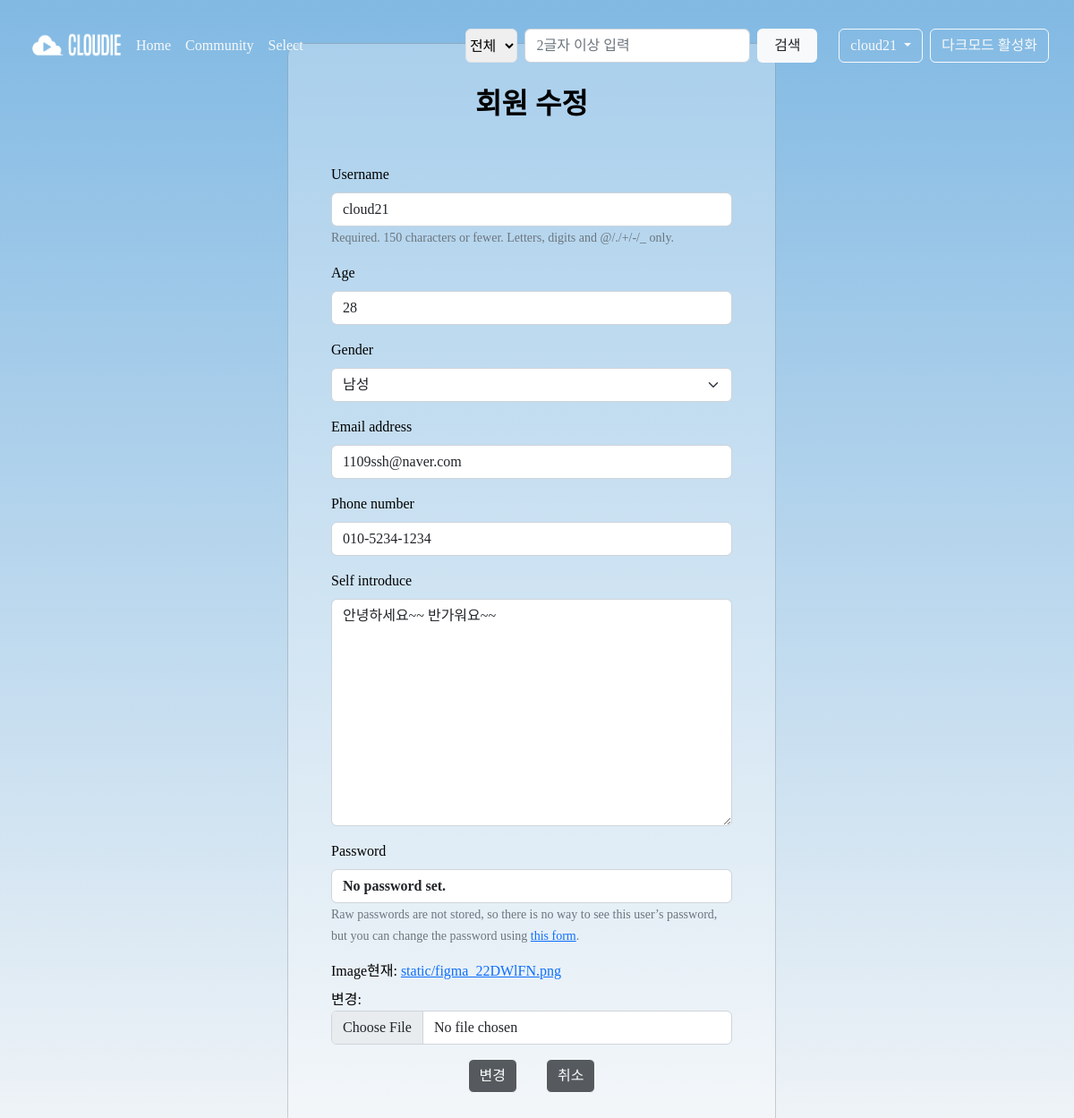
Page /accounts/update/ (signed in) on the committed database.
### accounts/models.py (models this page shows, shortened)
class User(AbstractUser):
    class GenderChoices(models.TextChoices):
        MALE = '남성', '남성'
        FEMALE = '여성', '여성'
    followings = models.ManyToManyField('self', symmetrical=False, related_name='followers')
    lovings = models.ManyToManyField('self', symmetrical=False, related_name='lovers')
    favorite = models.IntegerField(null=True)
    age = models.IntegerField(null=True)
    gender = models.CharField(choices=GenderChoices.choices, max_length=2, blank=True)
    phone_number = models.CharField(validators=[RegexValidator(r'010-?[1-9]\d{3}-?\d{4}$')], max_length=13, blank=True)
    self_introduce = models.TextField(null=True)

class Profile(models.Model):
    user = models.OneToOneField(User, on_delete=models.CASCADE)
    image = models.ImageField(default='default_profile.png', upload_to='static')

### accounts/views.py (the view)
# urls.py: path('update/', views.update, name='update'),
@login_required
@require_http_methods(['GET', 'POST'])
def update(request):
    if request.method == "POST":
        form = CustomUserChangeForm(request.POST, instance=request.user)
        p_form = ProfileUpdateForm(request.POST, request.FILES, instance=request.user.profile)
        if form.is_valid():
            form.save()
            p_form.save()
            return redirect('accounts:profile', request.user.username)
    else:
        form = CustomUserChangeForm(instance=request.user)
        p_form = ProfileUpdateForm(instance=request.user.profile)
    context = {
        'form': form,
        'p_form': p_form,
    }
    return render(request, 'accounts/update.html', context)

### accounts/forms.py
class CustomUserChangeForm(UserChangeForm):
    class Meta(UserChangeForm.Meta):
        model = get_user_model()
        fields = ('username', 'age', 'gender', 'email', 'phone_number', 'self_introduce',)

class ProfileUpdateForm(forms.ModelForm):
    class Meta:
        model = Profile
        fields = ['image']

### accounts/templates/accounts/update.html (shortened to what this page needs)
{% extends 'base.html' %}
{% load bootstrap5 %}
{% block content %}
  <div class="mask ">
    <div class="container">
      <div class="row d-flex justify-content-center align-items-center h-100">
        <div class="col-12 col-md-9 col-lg-7 col-xl-6">
          <div class="card" style="border-radius: 15px;">
            <div class="card-body p-5">
              <h2 class="fw-bold text-uppercase text-center mb-5">회원 수정</h2>
              <form action="{% url 'accounts:update' %}" method="POST" enctype="multipart/form-data">
                {% bootstrap_form form %}
                {% bootstrap_form p_form %}
                <div class="d-flex justify-content-center">
                  <button type="submit" class="btn btn-dark opacity-75 border border-light text-uppercase mx-3">변경</button>
                  <a class="btn btn-dark opacity-75 border border-light text-uppercase mx-3" href="{% url 'accounts:profile' user.username %}">취소</a>
                </div>
              </form>
            </div>
          </div>
        </div>
      </div>
    </div>
  </div>
{% endblock content %}

### templates/base.html (shortened to what this page needs)
<!DOCTYPE html>
<html lang="en">
  <head>
    <link href="https://cdn.jsdelivr.net/npm/bootstrap@5.2.0-beta1/dist/css/bootstrap.min.css" rel="stylesheet">
</head>
<body>
  <nav class="mx-3 navbar navbar-expand-lg fixed-top">
    <div class="container-fluid">
      <a class="m-2 navbar-brand" href="{% url 'movies:index' %}">
        <img id="logo" src="/media/cloudie_white.png" alt="" width="100" height="60">
      </a>
      <div class="collapse navbar-collapse" id="navbarNavAltMarkup">
        <div class="navbar-nav">
          <a class="nav-link active text-light" aria-current="page" href="{% url 'movies:index' %}">Home</a>
          <a class="nav-link text-light" href="{% url 'community:index' %}">Community</a>
          <a class="nav-link text-light" href="{% url 'movies:select' %}">Select</a>
        </div>
      </div>
      <form id="searchForm" class="d-flex mx-3" role="search" method="get" action="{% url "movies:search" %}">
        <select style="width: 6em;" class="border rounded custom-select custom-select-md mx-2" name="type">
            <option value="all">전체</option>
        </select>
        <input id="search" class="form-control me-2" type="search" placeholder="2글자 이상 입력" aria-label="Search" name="movie">
        <button class="col-2 btn bg-light" type="submit">검색</button>
      </form>
      <div class="dropdown mx-2">
        <button class="btn border border-light opacity-100 dropdown-toggle my-3 text-light" type="button" data-bs-toggle="dropdown" aria-expanded="false">
          {% if user.username %}
            {{ user.username }}
          {% else %}
            Anonymous
          {% endif %}
        </button>
      </div>
      <button id="modeselect" class="btn border border-light opacity-100 text-light">다크모드 활성화</button>
    </div>
  </nav>
  {% block content %}
  {% endblock content %}
</body>
</html>

### rows in the picture
User: username "cloud21", age "28", gender "남성", email "1109ssh@naver.com", phone_number "010-5234-1234", self_introduce "안녕하세요~~ 반가워요~~"
